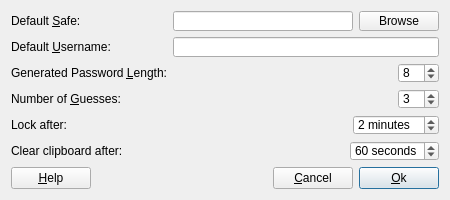
<?xml version="1.0" encoding="UTF-8"?>
<ui version="4.0">
 <class>PreferencesDlg</class>
 <widget class="QDialog" name="PreferencesDlg">
  <property name="geometry">
   <rect>
    <x>0</x>
    <y>0</y>
    <width>450</width>
    <height>200</height>
   </rect>
  </property>
  <property name="sizePolicy">
   <sizepolicy hsizetype="Maximum" vsizetype="Maximum">
    <horstretch>0</horstretch>
    <verstretch>0</verstretch>
   </sizepolicy>
  </property>
  <property name="minimumSize">
   <size>
    <width>450</width>
    <height>200</height>
   </size>
  </property>
  <property name="maximumSize">
   <size>
    <width>450</width>
    <height>200</height>
   </size>
  </property>
  <property name="windowTitle">
   <string>Preferences</string>
  </property>
  <layout class="QVBoxLayout">
   <item>
    <layout class="QGridLayout">
     <item row="4" column="1">
      <layout class="QHBoxLayout">
       <item>
        <spacer name="spacer4">
         <property name="orientation">
          <enum>Qt::Horizontal</enum>
         </property>
         <property name="sizeType">
          <enum>QSizePolicy::Expanding</enum>
         </property>
         <property name="sizeHint" stdset="0">
          <size>
           <width>191</width>
           <height>20</height>
          </size>
         </property>
        </spacer>
       </item>
       <item>
        <widget class="QSpinBox" name="idleTimeBox">
         <property name="whatsThis">
          <string>MyPasswordSafe will lock if your computer is idle for the number of minutes you specify here.</string>
         </property>
         <property name="suffix">
          <string> minutes</string>
         </property>
         <property name="singleStep">
          <number>1</number>
         </property>
         <property name="value">
          <number>2</number>
         </property>
        </widget>
       </item>
      </layout>
     </item>
     <item row="5" column="1">
      <layout class="QHBoxLayout">
       <item>
        <spacer name="spacer4">
         <property name="orientation">
          <enum>Qt::Horizontal</enum>
         </property>
         <property name="sizeType">
          <enum>QSizePolicy::Expanding</enum>
         </property>
         <property name="sizeHint" stdset="0">
          <size>
           <width>191</width>
           <height>20</height>
          </size>
         </property>
        </spacer>
       </item>
       <item>
        <widget class="QSpinBox" name="clearTimeBox">
         <property name="whatsThis">
          <string>MyPasswordSafe will clear the clipboard after this many seconds.</string>
         </property>
         <property name="suffix">
          <string> seconds</string>
         </property>
         <property name="singleStep">
          <number>1</number>
         </property>
         <property name="value">
          <number>60</number>
         </property>
        </widget>
       </item>
      </layout>
     </item>
     <item row="0" column="0">
      <widget class="QLabel" name="textLabel6">
       <property name="whatsThis">
        <string>The active safe is the safe that MyPasswordSafe tries to open on startup.</string>
       </property>
       <property name="text">
        <string>Default &amp;Safe:</string>
       </property>
       <property name="wordWrap">
        <bool>false</bool>
       </property>
       <property name="buddy">
        <cstring>defaultSafeBox</cstring>
       </property>
      </widget>
     </item>
     <item row="0" column="1">
      <layout class="QHBoxLayout">
       <item>
        <widget class="QLineEdit" name="defaultSafeBox">
         <property name="whatsThis">
          <string>Enter the pathname to the safe that you want to be opened on startup here.</string>
         </property>
        </widget>
       </item>
       <item>
        <widget class="QPushButton" name="browseButton">
         <property name="sizePolicy">
          <sizepolicy hsizetype="Minimum" vsizetype="Preferred">
           <horstretch>0</horstretch>
           <verstretch>0</verstretch>
          </sizepolicy>
         </property>
         <property name="toolTip">
          <string>Browse</string>
         </property>
         <property name="whatsThis">
          <string>Click here to browse for the file that you want to use as the active safe.</string>
         </property>
         <property name="text">
          <string>Browse</string>
         </property>
         <property name="icon">
          <iconset resource="../resources.qrc">
           <normaloff>:/images/fileopen.png</normaloff>:/images/fileopen.png</iconset>
         </property>
         <property name="autoDefault">
          <bool>false</bool>
         </property>
        </widget>
       </item>
      </layout>
     </item>
     <item row="2" column="0">
      <widget class="QLabel" name="textLabel1">
       <property name="whatsThis">
        <string>The generated password length sets the length of the passwords generated by the Generate button in the password edit dialog.</string>
       </property>
       <property name="text">
        <string>Generated Password &amp;Length:</string>
       </property>
       <property name="wordWrap">
        <bool>false</bool>
       </property>
       <property name="buddy">
        <cstring>pwordLengthBox</cstring>
       </property>
      </widget>
     </item>
     <item row="2" column="1">
      <layout class="QHBoxLayout">
       <item>
        <spacer name="spacer10">
         <property name="orientation">
          <enum>Qt::Horizontal</enum>
         </property>
         <property name="sizeType">
          <enum>QSizePolicy::Expanding</enum>
         </property>
         <property name="sizeHint" stdset="0">
          <size>
           <width>81</width>
           <height>20</height>
          </size>
         </property>
        </spacer>
       </item>
       <item>
        <widget class="QSpinBox" name="pwordLengthBox">
         <property name="whatsThis">
          <string>Enter the number of characters you want generated passwords to use.</string>
         </property>
         <property name="minimum">
          <number>4</number>
         </property>
         <property name="value">
          <number>8</number>
         </property>
        </widget>
       </item>
      </layout>
     </item>
     <item row="1" column="1">
      <widget class="QLineEdit" name="defUserBox">
       <property name="whatsThis">
        <string>Enter the user name that you want MyPasswordSafe to automatically use when a new password is added.</string>
       </property>
      </widget>
     </item>
     <item row="3" column="1">
      <layout class="QHBoxLayout">
       <item>
        <spacer name="spacer11">
         <property name="orientation">
          <enum>Qt::Horizontal</enum>
         </property>
         <property name="sizeType">
          <enum>QSizePolicy::Expanding</enum>
         </property>
         <property name="sizeHint" stdset="0">
          <size>
           <width>71</width>
           <height>20</height>
          </size>
         </property>
        </spacer>
       </item>
       <item>
        <widget class="QSpinBox" name="maxTriesBox">
         <property name="whatsThis">
          <string>This is the number of tries you have at guessing your pass-phrase before MyPasswordSafe gives up.</string>
         </property>
         <property name="maximum">
          <number>10</number>
         </property>
         <property name="value">
          <number>3</number>
         </property>
        </widget>
       </item>
      </layout>
     </item>
     <item row="4" column="0">
      <widget class="QLabel" name="textLabel1_3">
       <property name="text">
        <string>Lock after:</string>
       </property>
       <property name="wordWrap">
        <bool>false</bool>
       </property>
      </widget>
     </item>
     <item row="5" column="0">
      <widget class="QLabel" name="textLabel1_4">
       <property name="text">
        <string>Clear clipboard after:</string>
       </property>
       <property name="wordWrap">
        <bool>false</bool>
       </property>
      </widget>
     </item>
     <item row="1" column="0">
      <widget class="QLabel" name="textLabel7">
       <property name="whatsThis">
        <string>The default username is the username used when a new password is created.</string>
       </property>
       <property name="text">
        <string>Default &amp;Username:</string>
       </property>
       <property name="wordWrap">
        <bool>false</bool>
       </property>
       <property name="buddy">
        <cstring>defUserBox</cstring>
       </property>
      </widget>
     </item>
     <item row="3" column="0">
      <widget class="QLabel" name="textLabel1_2">
       <property name="whatsThis">
        <string>This is the number of tries you have at guessing your pass-phrase before MyPasswordSafe gives up.</string>
       </property>
       <property name="text">
        <string>Number of &amp;Guesses:</string>
       </property>
       <property name="wordWrap">
        <bool>false</bool>
       </property>
       <property name="buddy">
        <cstring>maxTriesBox</cstring>
       </property>
      </widget>
     </item>
    </layout>
   </item>
   <item>
    <layout class="QHBoxLayout">
     <item>
      <widget class="QPushButton" name="helpButton">
       <property name="text">
        <string>&amp;Help</string>
       </property>
       <property name="icon">
        <iconset resource="../resources.qrc">
         <normaloff>:/images/help.png</normaloff>:/images/help.png</iconset>
       </property>
       <property name="shortcut">
        <string>Alt+H</string>
       </property>
      </widget>
     </item>
     <item>
      <spacer name="spacer9">
       <property name="orientation">
        <enum>Qt::Horizontal</enum>
       </property>
       <property name="sizeType">
        <enum>QSizePolicy::Expanding</enum>
       </property>
       <property name="sizeHint" stdset="0">
        <size>
         <width>101</width>
         <height>20</height>
        </size>
       </property>
      </spacer>
     </item>
     <item>
      <widget class="QPushButton" name="cancelButton">
       <property name="text">
        <string>&amp;Cancel</string>
       </property>
       <property name="icon">
        <iconset resource="../resources.qrc">
         <normaloff>:/images/button_cancel.png</normaloff>:/images/button_cancel.png</iconset>
       </property>
       <property name="shortcut">
        <string>Alt+C</string>
       </property>
      </widget>
     </item>
     <item>
      <widget class="QPushButton" name="okButton">
       <property name="text">
        <string>&amp;Ok</string>
       </property>
       <property name="icon">
        <iconset resource="../resources.qrc">
         <normaloff>:/images/button_ok.png</normaloff>:/images/button_ok.png</iconset>
       </property>
       <property name="shortcut">
        <string>Alt+O</string>
       </property>
       <property name="default">
        <bool>true</bool>
       </property>
      </widget>
     </item>
    </layout>
   </item>
  </layout>
 </widget>
 <layoutdefault spacing="6" margin="11"/>
 <pixmapfunction>qPixmapFromMimeSource</pixmapfunction>
 <tabstops>
  <tabstop>defaultSafeBox</tabstop>
  <tabstop>browseButton</tabstop>
  <tabstop>defUserBox</tabstop>
  <tabstop>pwordLengthBox</tabstop>
  <tabstop>maxTriesBox</tabstop>
  <tabstop>okButton</tabstop>
  <tabstop>cancelButton</tabstop>
  <tabstop>helpButton</tabstop>
 </tabstops>
 <includes>
 </includes>
 <resources>
  <include location="../resources.qrc"/>
 </resources>
 <connections>
  <connection>
   <sender>okButton</sender>
   <signal>clicked()</signal>
   <receiver>PreferencesDlg</receiver>
   <slot>accept()</slot>
   <hints>
    <hint type="sourcelabel">
     <x>20</x>
     <y>20</y>
    </hint>
    <hint type="destinationlabel">
     <x>20</x>
     <y>20</y>
    </hint>
   </hints>
  </connection>
  <connection>
   <sender>cancelButton</sender>
   <signal>clicked()</signal>
   <receiver>PreferencesDlg</receiver>
   <slot>reject()</slot>
   <hints>
    <hint type="sourcelabel">
     <x>20</x>
     <y>20</y>
    </hint>
    <hint type="destinationlabel">
     <x>20</x>
     <y>20</y>
    </hint>
   </hints>
  </connection>
  <connection>
   <sender>helpButton</sender>
   <signal>clicked()</signal>
   <receiver>PreferencesDlg</receiver>
   <slot>onHelp()</slot>
   <hints>
    <hint type="sourcelabel">
     <x>20</x>
     <y>20</y>
    </hint>
    <hint type="destinationlabel">
     <x>20</x>
     <y>20</y>
    </hint>
   </hints>
  </connection>
  <connection>
   <sender>browseButton</sender>
   <signal>clicked()</signal>
   <receiver>PreferencesDlg</receiver>
   <slot>onBrowse()</slot>
   <hints>
    <hint type="sourcelabel">
     <x>20</x>
     <y>20</y>
    </hint>
    <hint type="destinationlabel">
     <x>20</x>
     <y>20</y>
    </hint>
   </hints>
  </connection>
 </connections>
</ui>
